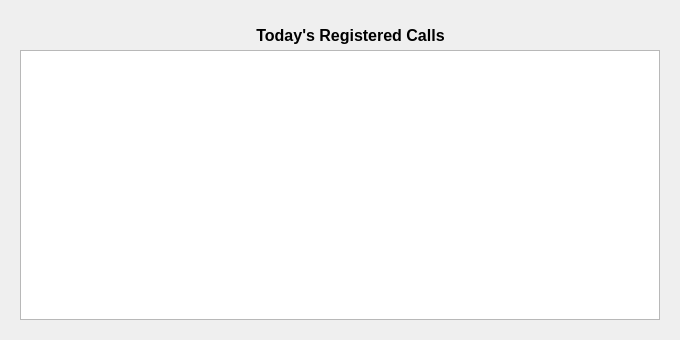
<?xml version="1.0" encoding="UTF-8"?>
<ui version="4.0">
 <class>CallDetails</class>
 <widget class="QWidget" name="CallDetails">
  <property name="geometry">
   <rect>
    <x>0</x>
    <y>0</y>
    <width>680</width>
    <height>340</height>
   </rect>
  </property>
  <property name="minimumSize">
   <size>
    <width>680</width>
    <height>340</height>
   </size>
  </property>
  <property name="windowTitle">
   <string>Today's Registered Calls</string>
  </property>
  <widget class="QTableWidget" name="tableWidget">
   <property name="geometry">
    <rect>
     <x>20</x>
     <y>50</y>
     <width>640</width>
     <height>270</height>
    </rect>
   </property>
  </widget>
  <widget class="QLabel" name="label">
   <property name="geometry">
    <rect>
     <x>210</x>
     <y>20</y>
     <width>281</width>
     <height>31</height>
    </rect>
   </property>
   <property name="font">
    <font>
     <pointsize>12</pointsize>
     <bold>true</bold>
    </font>
   </property>
   <property name="text">
    <string>Today's Registered Calls</string>
   </property>
   <property name="alignment">
    <set>Qt::AlignCenter</set>
   </property>
  </widget>
 </widget>
 <resources/>
 <connections/>
</ui>
